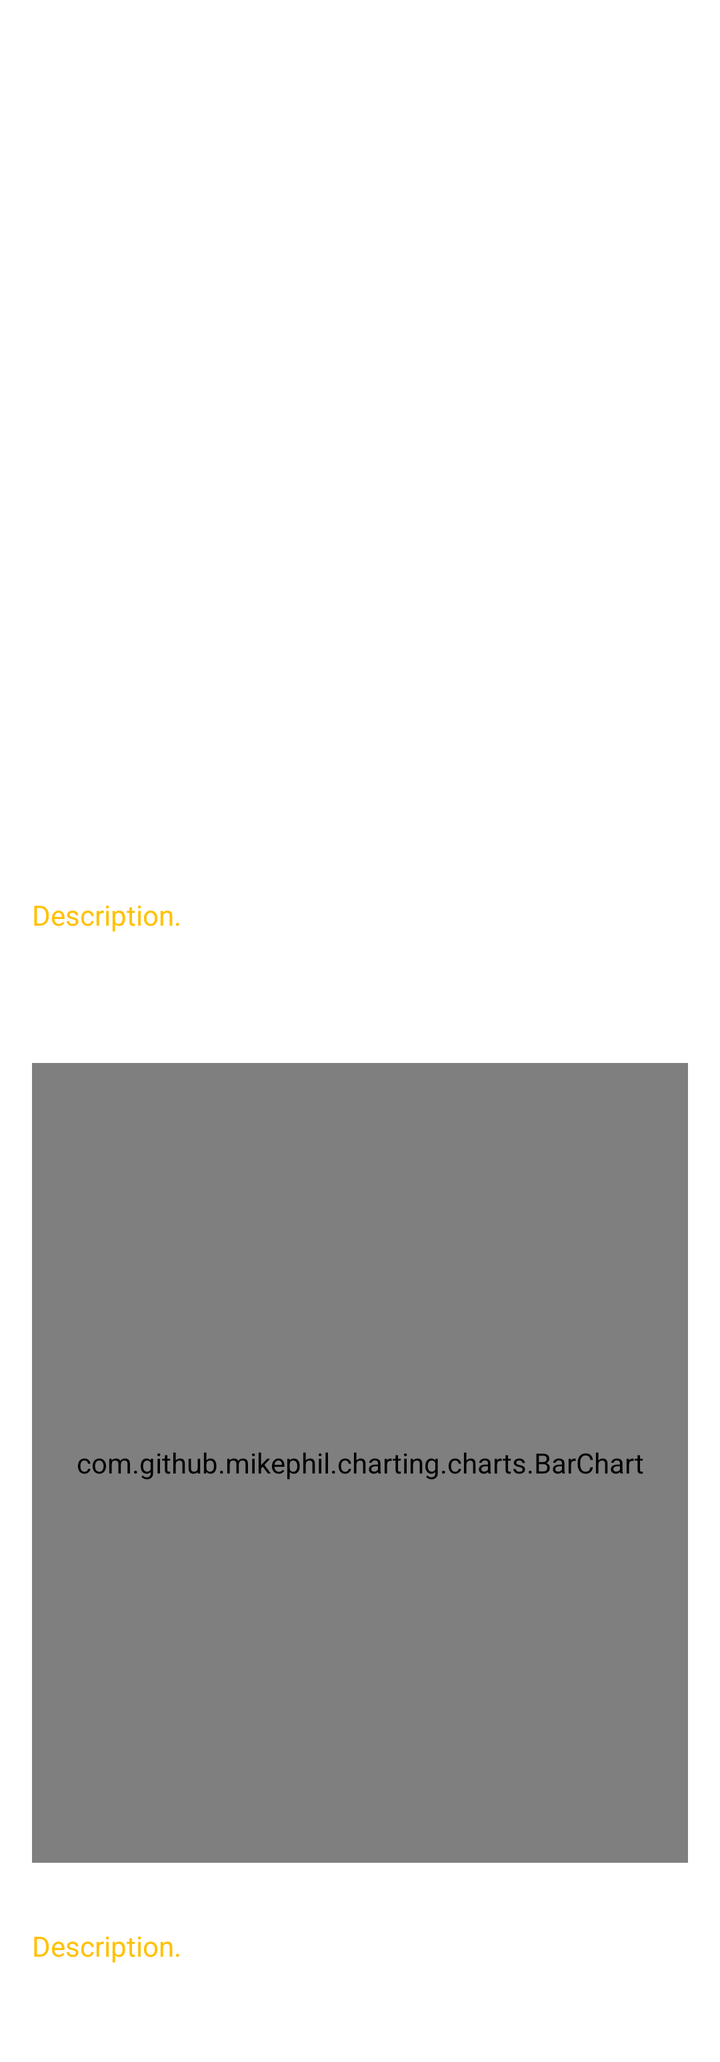
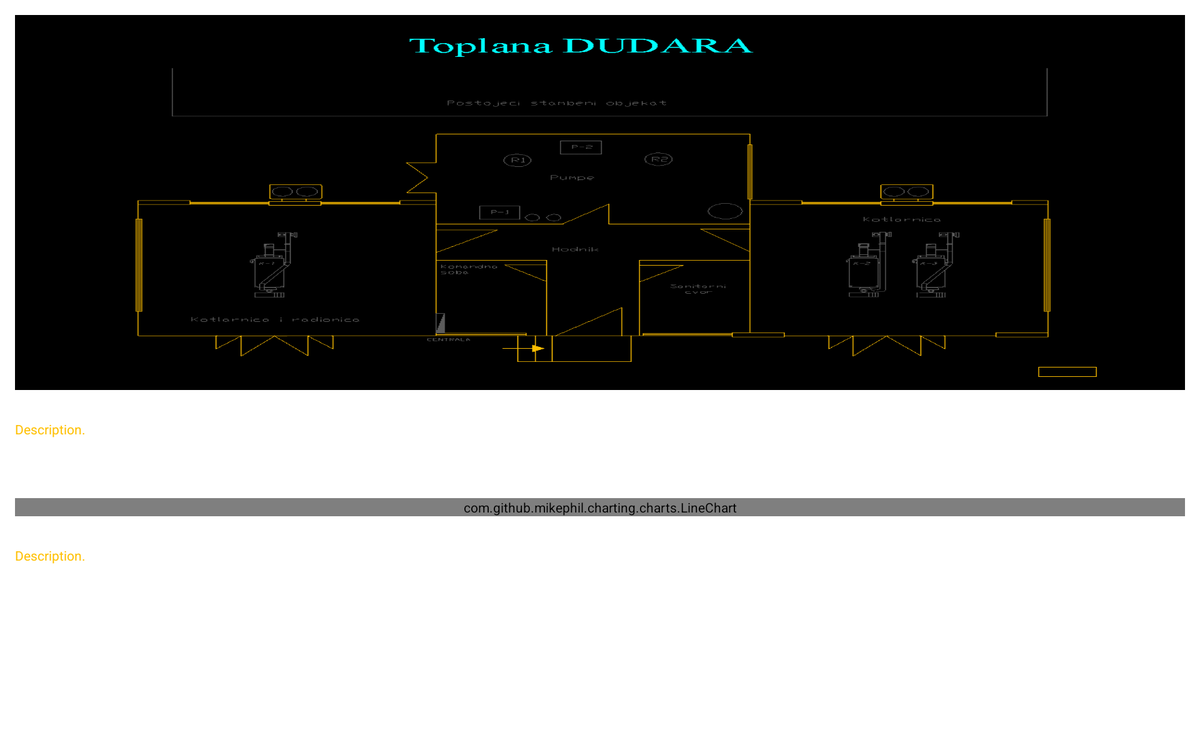

One screen, two layout resources from the same app: the default and the repository's alternative for another configuration. Each is rendered where Android would select it; the XML of both is given below.
<!-- AndroidManifest.xml: application theme Theme.QuadelApp -->
<!-- res/layout/content_scrolling.xml -->
<?xml version="1.0" encoding="utf-8"?>
<androidx.core.widget.NestedScrollView xmlns:android="http://schemas.android.com/apk/res/android"
    xmlns:app="http://schemas.android.com/apk/res-auto"
    xmlns:tools="http://schemas.android.com/tools"
    android:layout_width="match_parent"
    android:layout_height="match_parent"
    app:layout_behavior="@string/appbar_scrolling_view_behavior"
    tools:context=".PictureDetailsActivity"
    tools:showIn="@layout/activity_picture_details">

    <RelativeLayout
        android:layout_width="match_parent"
        android:layout_height="wrap_content">
        <com.google.android.material.imageview.ShapeableImageView
            android:id="@+id/imageview_cover"
            android:layout_width="match_parent"
            android:layout_height="400dp"
            android:layout_gravity="center_horizontal"
            android:layout_marginStart="16dp"
            android:layout_marginTop="16dp"
            android:layout_marginEnd="16dp"
            android:layout_marginBottom="16dp"
            android:clickable="true"
            android:contentDescription="@string/text_description" />

        <TextView
            android:id="@+id/tv_description"
            android:layout_width="match_parent"
            android:layout_height="wrap_content"
            android:layout_margin="@dimen/text_margin"
            android:text="@string/text_description"
            android:layout_below="@id/imageview_cover"/>

        <com.github.mikephil.charting.charts.BarChart
            android:id="@+id/iv_chartBar"
            android:layout_width="match_parent"
            android:layout_height="400dp"
            android:layout_below="@id/tv_description"
            android:layout_gravity="center_horizontal"
            android:layout_marginStart="16dp"
            android:layout_marginTop="16dp"
            android:layout_marginEnd="16dp"
            android:layout_marginBottom="16dp" />
        <TextView
            android:id="@+id/tv_chart_description"
            android:layout_width="match_parent"
            android:layout_height="wrap_content"
            android:layout_margin="@dimen/text_margin"
            android:text="@string/text_description"
            android:layout_below="@id/iv_chartBar"/>

    </RelativeLayout>

</androidx.core.widget.NestedScrollView>
<!-- res/layout/activity_picture_details.xml (included above) -->
<?xml version="1.0" encoding="utf-8"?>
<androidx.coordinatorlayout.widget.CoordinatorLayout xmlns:android="http://schemas.android.com/apk/res/android"
    xmlns:app="http://schemas.android.com/apk/res-auto"
    xmlns:tools="http://schemas.android.com/tools"
    android:layout_width="match_parent"
    android:layout_height="match_parent"
    android:fitsSystemWindows="true"
    tools:context=".PictureDetailsActivity">
    <com.google.android.material.appbar.AppBarLayout
        android:id="@+id/app_bar"
        android:layout_width="match_parent"
        android:layout_height="@dimen/app_bar_height"
        android:fitsSystemWindows="true"
        android:theme="@style/Theme.QuadelApp.AppBarOverlay">
        <com.google.android.material.appbar.CollapsingToolbarLayout
            android:id="@+id/toolbar_layout"
            android:layout_width="match_parent"
            android:layout_height="match_parent"
            android:fitsSystemWindows="true"
            app:contentScrim="?attr/colorPrimary"
            app:layout_scrollFlags="scroll|exitUntilCollapsed"
            app:toolbarId="@+id/toolbar">

            <androidx.appcompat.widget.Toolbar
                android:id="@+id/toolbar"
                android:layout_width="match_parent"
                android:layout_height="?attr/actionBarSize"
                app:layout_collapseMode="pin"
                app:popupTheme="@style/Theme.QuadelApp.PopupOverlay" />
        </com.google.android.material.appbar.CollapsingToolbarLayout>
    </com.google.android.material.appbar.AppBarLayout>
    <include layout="@layout/content_scrolling" />
    <ImageView
        android:id="@+id/ivState"
        android:layout_width="wrap_content"
        android:layout_height="wrap_content"
        android:paddingTop="60dp"
        android:src="@drawable/ic_green_circle"
        android:layout_marginEnd="@dimen/fab_margin"
        android:contentDescription="TODO"
        app:layout_anchor="@id/app_bar"
        android:layout_gravity="center"
        app:layout_anchorGravity="bottom|end" />
</androidx.coordinatorlayout.widget.CoordinatorLayout>
<!-- resources referenced by this layout -->
<resources>
  <dimen name="app_bar_height">180dp</dimen>
  <dimen name="fab_margin">16dp</dimen>
  <dimen name="text_margin">16dp</dimen>
  <!-- drawable ic_green_circle: png bitmap (drawable-v24, 7868 bytes) -->
  <string name="text_description">
          "Description.\n\n"
  
      </string>
  <style name="Theme.QuadelApp.AppBarOverlay" parent="ThemeOverlay.AppCompat.Dark.ActionBar" />
  <style name="Theme.QuadelApp.PopupOverlay" parent="ThemeOverlay.AppCompat.Light" />
  <style name="Theme.QuadelApp" parent="Theme.MaterialComponents.DayNight.DarkActionBar">
          
  
  
  
  
  
  
  
          
          <item name="android:statusBarColor" tools:targetApi="l">?attr/colorPrimaryVariant</item>
          
          <item name="colorPrimary">@color/primaryColor</item>
          <item name="colorPrimaryVariant">@color/primaryDarkColor</item>
          <item name="colorOnPrimary">@color/primaryLightColor</item>
          
          <item name="colorSecondary">@color/secondaryColor</item>
          <item name="colorSecondaryVariant">@color/secondaryDarkColor</item>
          <item name="colorOnSecondary">@color/secondaryLightColor</item>
          <item name="android:textColor">@color/primaryTextColor</item>
  
      </style>
  <color name="primaryColor">#212121</color>
  <color name="primaryDarkColor">#000000</color>
  <color name="primaryLightColor">#484848</color>
  <color name="secondaryColor">#ffc107</color>
  <color name="secondaryDarkColor">#c79100</color>
  <color name="secondaryLightColor">#fff350</color>
  <color name="primaryTextColor">#ffc107</color>
</resources>
<!-- res/layout-w1240dp/content_scrolling.xml (the repository's variant of the layout above) -->
<!-- drawn on a large tablet held sideways -->
<?xml version="1.0" encoding="utf-8"?>
<androidx.core.widget.NestedScrollView xmlns:android="http://schemas.android.com/apk/res/android"
    xmlns:app="http://schemas.android.com/apk/res-auto"
    xmlns:tools="http://schemas.android.com/tools"
    android:layout_width="match_parent"
    android:layout_height="match_parent"
    app:layout_behavior="@string/appbar_scrolling_view_behavior"
    tools:context=".PictureDetailsActivity"
    tools:showIn="@layout/activity_picture_details">

    <RelativeLayout
        android:layout_width="match_parent"
        android:layout_height="wrap_content">

        <com.google.android.material.imageview.ShapeableImageView
            android:id="@+id/imageview_cover"
            android:layout_width="match_parent"
            android:layout_height="400dp"
            android:layout_gravity="center_horizontal"
            android:layout_marginStart="16dp"
            android:layout_marginTop="16dp"
            android:layout_marginEnd="16dp"
            android:layout_marginBottom="16dp"
            android:background="@drawable/toplanadudara"
            android:clickable="true"
            android:contentDescription="@string/text_description" />

        <TextView
            android:id="@+id/tv_description"
            android:layout_width="match_parent"
            android:layout_height="wrap_content"
            android:layout_margin="@dimen/text_margin"
            android:text="@string/text_description"
            android:layout_below="@id/imageview_cover"/>

        
        <com.github.mikephil.charting.charts.LineChart
            android:id="@+id/iv_chart"
            android:layout_width="match_parent"
            android:layout_height="wrap_content"
            android:layout_below="@id/tv_description"
            android:layout_gravity="center_horizontal"
            android:layout_marginStart="16dp"
            android:layout_marginTop="16dp"
            android:layout_marginEnd="16dp"
            android:layout_marginBottom="16dp" />

        <TextView
            android:id="@+id/tv_chart_description"
            android:layout_width="match_parent"
            android:layout_height="wrap_content"
            android:layout_margin="@dimen/text_margin"
            android:text="@string/text_description"
            android:layout_below="@id/iv_chart"/>




    </RelativeLayout>
</androidx.core.widget.NestedScrollView>
<!-- res/layout/content_scrolling.xml (included above) -->
<?xml version="1.0" encoding="utf-8"?>
<androidx.core.widget.NestedScrollView xmlns:android="http://schemas.android.com/apk/res/android"
    xmlns:app="http://schemas.android.com/apk/res-auto"
    xmlns:tools="http://schemas.android.com/tools"
    android:layout_width="match_parent"
    android:layout_height="match_parent"
    app:layout_behavior="@string/appbar_scrolling_view_behavior"
    tools:context=".PictureDetailsActivity"
    tools:showIn="@layout/activity_picture_details">

    <RelativeLayout
        android:layout_width="match_parent"
        android:layout_height="wrap_content">
        <com.google.android.material.imageview.ShapeableImageView
            android:id="@+id/imageview_cover"
            android:layout_width="match_parent"
            android:layout_height="400dp"
            android:layout_gravity="center_horizontal"
            android:layout_marginStart="16dp"
            android:layout_marginTop="16dp"
            android:layout_marginEnd="16dp"
            android:layout_marginBottom="16dp"
            android:clickable="true"
            android:contentDescription="@string/text_description" />

        <TextView
            android:id="@+id/tv_description"
            android:layout_width="match_parent"
            android:layout_height="wrap_content"
            android:layout_margin="@dimen/text_margin"
            android:text="@string/text_description"
            android:layout_below="@id/imageview_cover"/>

        <com.github.mikephil.charting.charts.BarChart
            android:id="@+id/iv_chartBar"
            android:layout_width="match_parent"
            android:layout_height="400dp"
            android:layout_below="@id/tv_description"
            android:layout_gravity="center_horizontal"
            android:layout_marginStart="16dp"
            android:layout_marginTop="16dp"
            android:layout_marginEnd="16dp"
            android:layout_marginBottom="16dp" />
        <TextView
            android:id="@+id/tv_chart_description"
            android:layout_width="match_parent"
            android:layout_height="wrap_content"
            android:layout_margin="@dimen/text_margin"
            android:text="@string/text_description"
            android:layout_below="@id/iv_chartBar"/>

    </RelativeLayout>

</androidx.core.widget.NestedScrollView>
<!-- resources referenced by the variant -->
<!-- as a large tablet held sideways resolves them -->
<resources>
  <dimen name="app_bar_height">180dp</dimen>
  <dimen name="fab_margin">16dp</dimen>
  <dimen name="text_margin">16dp</dimen>
  <!-- drawable ic_green_circle: png bitmap (drawable-v24, 7868 bytes) -->
  <!-- drawable toplanadudara: png bitmap (drawable, 8708 bytes) -->
  <string name="text_description">
          "Description.\n\n"
  
      </string>
  <style name="Theme.QuadelApp.AppBarOverlay" parent="ThemeOverlay.AppCompat.Dark.ActionBar" />
  <style name="Theme.QuadelApp.PopupOverlay" parent="ThemeOverlay.AppCompat.Light" />
  <style name="Theme.QuadelApp" parent="Theme.MaterialComponents.DayNight.DarkActionBar">
          
  
  
  
  
  
  
  
          
          <item name="android:statusBarColor" tools:targetApi="l">?attr/colorPrimaryVariant</item>
          
          <item name="colorPrimary">@color/primaryColor</item>
          <item name="colorPrimaryVariant">@color/primaryDarkColor</item>
          <item name="colorOnPrimary">@color/primaryLightColor</item>
          
          <item name="colorSecondary">@color/secondaryColor</item>
          <item name="colorSecondaryVariant">@color/secondaryDarkColor</item>
          <item name="colorOnSecondary">@color/secondaryLightColor</item>
          <item name="android:textColor">@color/primaryTextColor</item>
  
      </style>
  <color name="primaryColor">#212121</color>
  <color name="primaryDarkColor">#000000</color>
  <color name="primaryLightColor">#484848</color>
  <color name="secondaryColor">#ffc107</color>
  <color name="secondaryDarkColor">#c79100</color>
  <color name="secondaryLightColor">#fff350</color>
  <color name="primaryTextColor">#ffc107</color>
</resources>
